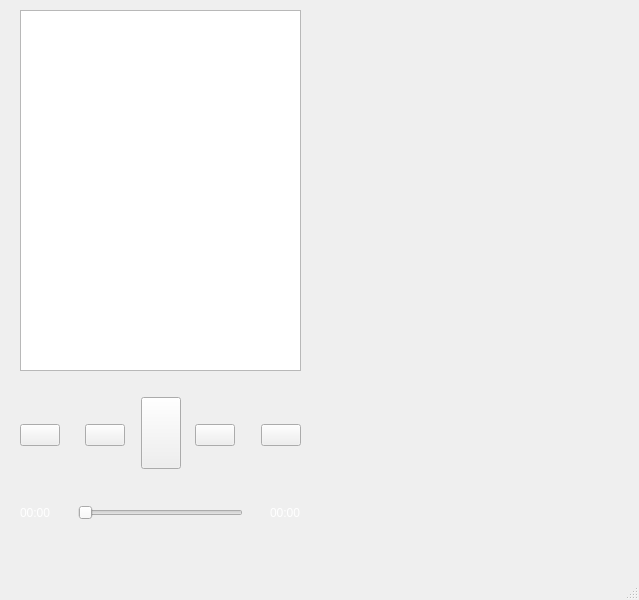
<?xml version="1.0" encoding="UTF-8"?>
<ui version="4.0">
 <class>CloudMusicWindow</class>
 <widget class="QMainWindow" name="CloudMusicWindow">
  <property name="geometry">
   <rect>
    <x>0</x>
    <y>0</y>
    <width>639</width>
    <height>600</height>
   </rect>
  </property>
  <property name="sizePolicy">
   <sizepolicy hsizetype="Preferred" vsizetype="Ignored">
    <horstretch>0</horstretch>
    <verstretch>0</verstretch>
   </sizepolicy>
  </property>
  <property name="windowTitle">
   <string>CloudMusicWindow</string>
  </property>
  <widget class="QWidget" name="centralwidget">
   <property name="styleSheet">
    <string notr="true">QWidget#centralwidget{
border-image: url(:/images/background.png);
}</string>
   </property>
   <widget class="QWidget" name="">
    <property name="geometry">
     <rect>
      <x>20</x>
      <y>10</y>
      <width>281</width>
      <height>521</height>
     </rect>
    </property>
    <layout class="QVBoxLayout" name="verticalLayout" stretch="10,1,2,1,1">
     <item>
      <widget class="QGraphicsView" name="graphicsView"/>
     </item>
     <item>
      <spacer name="verticalSpacer_9">
       <property name="orientation">
        <enum>Qt::Vertical</enum>
       </property>
       <property name="sizeType">
        <enum>QSizePolicy::Fixed</enum>
       </property>
       <property name="sizeHint" stdset="0">
        <size>
         <width>20</width>
         <height>20</height>
        </size>
       </property>
      </spacer>
     </item>
     <item>
      <layout class="QGridLayout" name="gridLayout" rowstretch="1,0,0" columnstretch="0,0,0,0,5,0,0,0,0">
       <item row="2" column="0">
        <spacer name="verticalSpacer_2">
         <property name="orientation">
          <enum>Qt::Vertical</enum>
         </property>
         <property name="sizeHint" stdset="0">
          <size>
           <width>20</width>
           <height>17</height>
          </size>
         </property>
        </spacer>
       </item>
       <item row="0" column="0">
        <spacer name="verticalSpacer">
         <property name="orientation">
          <enum>Qt::Vertical</enum>
         </property>
         <property name="sizeHint" stdset="0">
          <size>
           <width>20</width>
           <height>17</height>
          </size>
         </property>
        </spacer>
       </item>
       <item row="0" column="2">
        <spacer name="verticalSpacer_3">
         <property name="orientation">
          <enum>Qt::Vertical</enum>
         </property>
         <property name="sizeHint" stdset="0">
          <size>
           <width>20</width>
           <height>17</height>
          </size>
         </property>
        </spacer>
       </item>
       <item row="1" column="2">
        <widget class="QPushButton" name="pushButton_5">
         <property name="sizePolicy">
          <sizepolicy hsizetype="Expanding" vsizetype="Expanding">
           <horstretch>0</horstretch>
           <verstretch>0</verstretch>
          </sizepolicy>
         </property>
         <property name="styleSheet">
          <string notr="true">border-image: url(:/images/play-pri.png);</string>
         </property>
         <property name="text">
          <string/>
         </property>
        </widget>
       </item>
       <item row="1" column="5">
        <spacer name="horizontalSpacer_5">
         <property name="orientation">
          <enum>Qt::Horizontal</enum>
         </property>
         <property name="sizeHint" stdset="0">
          <size>
           <width>17</width>
           <height>20</height>
          </size>
         </property>
        </spacer>
       </item>
       <item row="0" column="6">
        <spacer name="verticalSpacer_5">
         <property name="orientation">
          <enum>Qt::Vertical</enum>
         </property>
         <property name="sizeHint" stdset="0">
          <size>
           <width>20</width>
           <height>17</height>
          </size>
         </property>
        </spacer>
       </item>
       <item row="1" column="0">
        <widget class="QPushButton" name="pushButton_8">
         <property name="sizePolicy">
          <sizepolicy hsizetype="Expanding" vsizetype="Expanding">
           <horstretch>0</horstretch>
           <verstretch>0</verstretch>
          </sizepolicy>
         </property>
         <property name="styleSheet">
          <string notr="true">border-image: url(:/images/cycle-play.png);</string>
         </property>
         <property name="text">
          <string/>
         </property>
        </widget>
       </item>
       <item row="2" column="6">
        <spacer name="verticalSpacer_6">
         <property name="orientation">
          <enum>Qt::Vertical</enum>
         </property>
         <property name="sizeHint" stdset="0">
          <size>
           <width>20</width>
           <height>17</height>
          </size>
         </property>
        </spacer>
       </item>
       <item row="1" column="1">
        <spacer name="horizontalSpacer_3">
         <property name="orientation">
          <enum>Qt::Horizontal</enum>
         </property>
         <property name="sizeHint" stdset="0">
          <size>
           <width>28</width>
           <height>20</height>
          </size>
         </property>
        </spacer>
       </item>
       <item row="2" column="2">
        <spacer name="verticalSpacer_4">
         <property name="orientation">
          <enum>Qt::Vertical</enum>
         </property>
         <property name="sizeHint" stdset="0">
          <size>
           <width>20</width>
           <height>17</height>
          </size>
         </property>
        </spacer>
       </item>
       <item row="2" column="8">
        <spacer name="verticalSpacer_8">
         <property name="orientation">
          <enum>Qt::Vertical</enum>
         </property>
         <property name="sizeHint" stdset="0">
          <size>
           <width>20</width>
           <height>17</height>
          </size>
         </property>
        </spacer>
       </item>
       <item row="1" column="6">
        <widget class="QPushButton" name="pushButton_6">
         <property name="sizePolicy">
          <sizepolicy hsizetype="Expanding" vsizetype="Expanding">
           <horstretch>0</horstretch>
           <verstretch>0</verstretch>
          </sizepolicy>
         </property>
         <property name="styleSheet">
          <string notr="true">border-image: url(:/images/play-next.png);</string>
         </property>
         <property name="text">
          <string/>
         </property>
        </widget>
       </item>
       <item row="1" column="8">
        <widget class="QPushButton" name="pushButton_7">
         <property name="sizePolicy">
          <sizepolicy hsizetype="Expanding" vsizetype="Expanding">
           <horstretch>0</horstretch>
           <verstretch>0</verstretch>
          </sizepolicy>
         </property>
         <property name="styleSheet">
          <string notr="true">border-image: url(:/images/default-music-list.png);</string>
         </property>
         <property name="text">
          <string/>
         </property>
        </widget>
       </item>
       <item row="0" column="4" rowspan="3">
        <widget class="QPushButton" name="pushButton">
         <property name="sizePolicy">
          <sizepolicy hsizetype="Expanding" vsizetype="Expanding">
           <horstretch>0</horstretch>
           <verstretch>0</verstretch>
          </sizepolicy>
         </property>
         <property name="styleSheet">
          <string notr="true">border-image: url(:/images/pause.png);</string>
         </property>
         <property name="text">
          <string/>
         </property>
        </widget>
       </item>
       <item row="0" column="8">
        <spacer name="verticalSpacer_7">
         <property name="orientation">
          <enum>Qt::Vertical</enum>
         </property>
         <property name="sizeHint" stdset="0">
          <size>
           <width>20</width>
           <height>17</height>
          </size>
         </property>
        </spacer>
       </item>
       <item row="1" column="3">
        <spacer name="horizontalSpacer_4">
         <property name="orientation">
          <enum>Qt::Horizontal</enum>
         </property>
         <property name="sizeHint" stdset="0">
          <size>
           <width>18</width>
           <height>20</height>
          </size>
         </property>
        </spacer>
       </item>
       <item row="1" column="7">
        <spacer name="horizontalSpacer_6">
         <property name="orientation">
          <enum>Qt::Horizontal</enum>
         </property>
         <property name="sizeHint" stdset="0">
          <size>
           <width>28</width>
           <height>20</height>
          </size>
         </property>
        </spacer>
       </item>
      </layout>
     </item>
     <item>
      <spacer name="verticalSpacer_10">
       <property name="orientation">
        <enum>Qt::Vertical</enum>
       </property>
       <property name="sizeType">
        <enum>QSizePolicy::Fixed</enum>
       </property>
       <property name="sizeHint" stdset="0">
        <size>
         <width>20</width>
         <height>20</height>
        </size>
       </property>
      </spacer>
     </item>
     <item>
      <layout class="QHBoxLayout" name="horizontalLayout" stretch="1,1,8,1,1">
       <item>
        <widget class="QLabel" name="label">
         <property name="styleSheet">
          <string notr="true">color: rgb(255, 255, 255);</string>
         </property>
         <property name="text">
          <string>00:00</string>
         </property>
        </widget>
       </item>
       <item>
        <spacer name="horizontalSpacer">
         <property name="orientation">
          <enum>Qt::Horizontal</enum>
         </property>
         <property name="sizeHint" stdset="0">
          <size>
           <width>40</width>
           <height>20</height>
          </size>
         </property>
        </spacer>
       </item>
       <item>
        <widget class="QSlider" name="horizontalSlider">
         <property name="orientation">
          <enum>Qt::Horizontal</enum>
         </property>
        </widget>
       </item>
       <item>
        <spacer name="horizontalSpacer_2">
         <property name="orientation">
          <enum>Qt::Horizontal</enum>
         </property>
         <property name="sizeHint" stdset="0">
          <size>
           <width>40</width>
           <height>20</height>
          </size>
         </property>
        </spacer>
       </item>
       <item>
        <widget class="QLabel" name="label_2">
         <property name="styleSheet">
          <string notr="true">color: rgb(255, 255, 255);</string>
         </property>
         <property name="text">
          <string>00:00</string>
         </property>
        </widget>
       </item>
      </layout>
     </item>
    </layout>
   </widget>
  </widget>
  <widget class="QMenuBar" name="menubar">
   <property name="geometry">
    <rect>
     <x>0</x>
     <y>0</y>
     <width>639</width>
     <height>23</height>
    </rect>
   </property>
  </widget>
  <widget class="QStatusBar" name="statusbar"/>
 </widget>
 <resources/>
 <connections/>
</ui>
